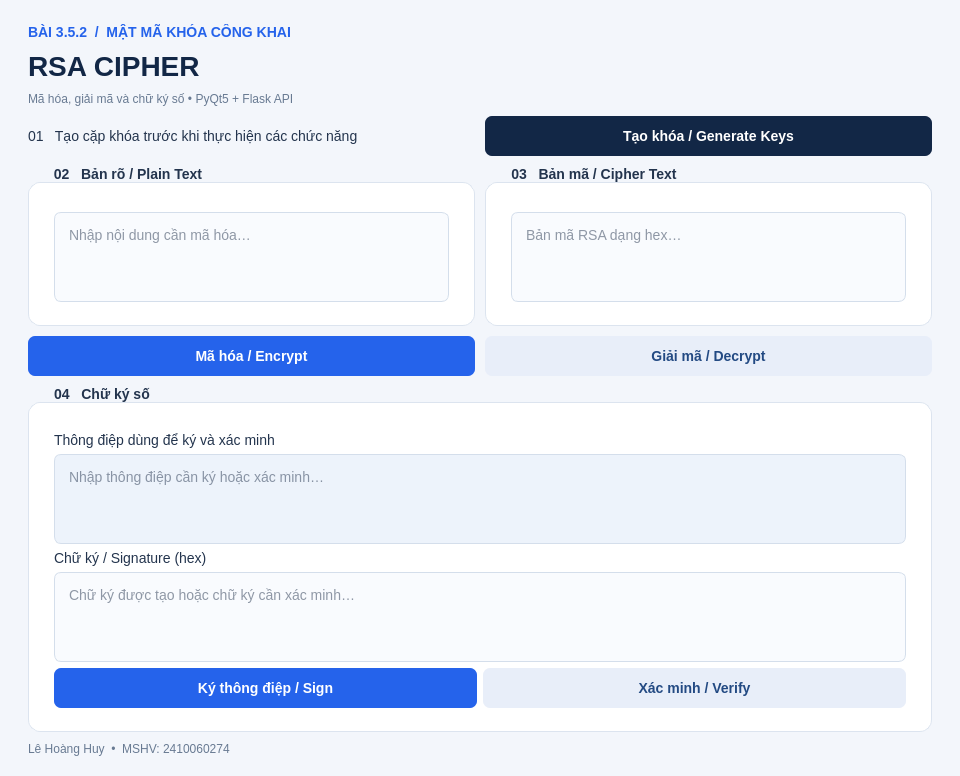
<?xml version='1.0' encoding='UTF-8'?>
<ui version="4.0">
  <class>MainWindow</class>
  <widget class="QMainWindow" name="MainWindow">
    <property name="geometry">
      <rect>
        <x>0</x>
        <y>0</y>
        <width>960</width>
        <height>760</height>
      </rect>
    </property>
    <property name="windowTitle">
      <string>RSA Cipher | Lê Hoàng Huy - 2410060274</string>
    </property>
    <property name="styleSheet">
      <string>QMainWindow { background: #f3f6fb; }
QWidget { font-family: "Segoe UI"; font-size: 14px; color: #23344d; }
QLabel#lbl_title { font-size: 28px; font-weight: 700; color: #122746; }
QLabel#lbl_subtitle, QLabel#lbl_footer { color: #687a92; font-size: 12px; }
QLabel#lbl_badge { color: #2563eb; font-weight: 600; }
QGroupBox { background: white; border: 1px solid #dce4ef; border-radius: 12px; margin-top: 16px; padding: 20px 16px 14px; font-weight: 600; }
QGroupBox::title { subcontrol-origin: margin; left: 18px; padding: 0 6px; }
QTextEdit, QLineEdit { background: #f9fbfe; border: 1px solid #d4deeb; border-radius: 7px; padding: 10px; font-weight: 400; selection-background-color: #2563eb; }
QTextEdit:focus, QLineEdit:focus { border: 1px solid #2563eb; }
QPushButton { background: #2563eb; color: white; border: none; border-radius: 7px; padding: 12px 24px; font-weight: 600; }
QPushButton:hover { background: #1d4ed8; }
QPushButton:pressed { background: #1e40af; }
QPushButton#btn_decrypt { background: #e8eef9; color: #234a83; }
QPushButton#btn_decrypt:hover { background: #dbe6f8; }

QPushButton#btn_gen_keys { background: #122746; }
QPushButton#btn_verify { background: #e8eef9; color: #234a83; }
QTextEdit#txt_info { background: #edf3fb; }</string>
    </property>
    <widget class="QWidget" name="centralwidget">
      <layout class="QVBoxLayout" name="main_layout">
        <property name="leftMargin">
          <number>28</number>
        </property>
        <property name="topMargin">
          <number>24</number>
        </property>
        <property name="rightMargin">
          <number>28</number>
        </property>
        <property name="bottomMargin">
          <number>20</number>
        </property>
        <property name="spacing">
          <number>10</number>
        </property>
        <item>
          <widget class="QLabel" name="lbl_badge">
            <property name="text">
              <string>BÀI 3.5.2  /  MẬT MÃ KHÓA CÔNG KHAI</string>
            </property>
          </widget>
        </item>
        <item>
          <widget class="QLabel" name="lbl_title">
            <property name="text">
              <string>RSA CIPHER</string>
            </property>
          </widget>
        </item>
        <item>
          <widget class="QLabel" name="lbl_subtitle">
            <property name="text">
              <string>Mã hóa, giải mã và chữ ký số • PyQt5 + Flask API</string>
            </property>
          </widget>
        </item>
        <item>
          <layout class="QHBoxLayout" name="keys_layout">
            <item>
              <widget class="QLabel" name="lbl_keys">
                <property name="text">
                  <string>01   Tạo cặp khóa trước khi thực hiện các chức năng</string>
                </property>
              </widget>
            </item>
            <item>
              <widget class="QPushButton" name="btn_gen_keys">
                <property name="text">
                  <string>Tạo khóa / Generate Keys</string>
                </property>
              </widget>
            </item>
          </layout>
        </item>
        <item>
          <layout class="QHBoxLayout" name="messages_layout">
            <item>
              <widget class="QGroupBox" name="group_plain">
                <property name="title">
                  <string>02   Bản rõ / Plain Text</string>
                </property>
                <layout class="QVBoxLayout" name="group_plain_layout">
                  <item>
                    <widget class="QTextEdit" name="txt_plain_text">
                      <property name="placeholderText">
                        <string>Nhập nội dung cần mã hóa…</string>
                      </property>
                      <property name="acceptRichText">
                        <bool>false</bool>
                      </property>
                    </widget>
                  </item>
                </layout>
              </widget>
            </item>
            <item>
              <widget class="QGroupBox" name="group_cipher">
                <property name="title">
                  <string>03   Bản mã / Cipher Text</string>
                </property>
                <layout class="QVBoxLayout" name="group_cipher_layout">
                  <item>
                    <widget class="QTextEdit" name="txt_cipher_text">
                      <property name="placeholderText">
                        <string>Bản mã RSA dạng hex…</string>
                      </property>
                      <property name="acceptRichText">
                        <bool>false</bool>
                      </property>
                    </widget>
                  </item>
                </layout>
              </widget>
            </item>
          </layout>
        </item>
        <item>
          <layout class="QHBoxLayout" name="cipher_buttons">
            <item>
              <widget class="QPushButton" name="btn_encrypt">
                <property name="text">
                  <string>Mã hóa / Encrypt</string>
                </property>
              </widget>
            </item>
            <item>
              <widget class="QPushButton" name="btn_decrypt">
                <property name="text">
                  <string>Giải mã / Decrypt</string>
                </property>
              </widget>
            </item>
          </layout>
        </item>
        <item>
          <widget class="QGroupBox" name="group_signature">
            <property name="title">
              <string>04   Chữ ký số</string>
            </property>
            <layout class="QVBoxLayout" name="signature_layout">
              <item>
                <widget class="QLabel" name="lbl_sign_help">
                  <property name="text">
                    <string>Thông điệp dùng để ký và xác minh</string>
                  </property>
                </widget>
              </item>
              <item>
                <widget class="QTextEdit" name="txt_info">
                  <property name="placeholderText">
                    <string>Nhập thông điệp cần ký hoặc xác minh…</string>
                  </property>
                  <property name="acceptRichText">
                    <bool>false</bool>
                  </property>
                </widget>
              </item>
              <item>
                <widget class="QLabel" name="lbl_signature">
                  <property name="text">
                    <string>Chữ ký / Signature (hex)</string>
                  </property>
                </widget>
              </item>
              <item>
                <widget class="QTextEdit" name="txt_sign">
                  <property name="placeholderText">
                    <string>Chữ ký được tạo hoặc chữ ký cần xác minh…</string>
                  </property>
                  <property name="acceptRichText">
                    <bool>false</bool>
                  </property>
                </widget>
              </item>
              <item>
                <layout class="QHBoxLayout" name="signature_buttons">
                  <item>
                    <widget class="QPushButton" name="btn_sign">
                      <property name="text">
                        <string>Ký thông điệp / Sign</string>
                      </property>
                    </widget>
                  </item>
                  <item>
                    <widget class="QPushButton" name="btn_verify">
                      <property name="text">
                        <string>Xác minh / Verify</string>
                      </property>
                    </widget>
                  </item>
                </layout>
              </item>
            </layout>
          </widget>
        </item>
        <item>
          <widget class="QLabel" name="lbl_footer">
            <property name="text">
              <string>Lê Hoàng Huy  •  MSHV: 2410060274</string>
            </property>
          </widget>
        </item>
      </layout>
    </widget>
  </widget>
  <tabstops>
    <tabstop>btn_gen_keys</tabstop>
    <tabstop>txt_plain_text</tabstop>
    <tabstop>txt_cipher_text</tabstop>
    <tabstop>btn_encrypt</tabstop>
    <tabstop>btn_decrypt</tabstop>
    <tabstop>txt_info</tabstop>
    <tabstop>txt_sign</tabstop>
    <tabstop>btn_sign</tabstop>
    <tabstop>btn_verify</tabstop>
  </tabstops>
  <resources />
  <connections />
</ui>
